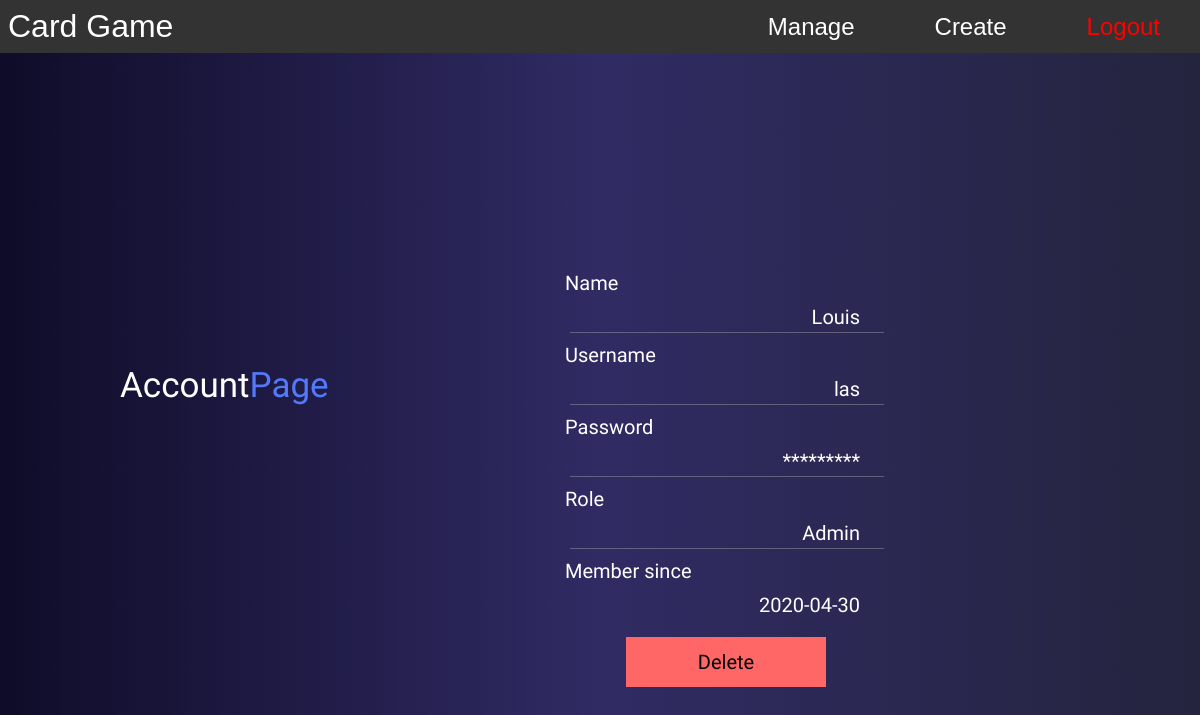
Page /account.php (signed in) on the committed database.
### tables this page shows
CREATE TABLE IF NOT EXISTS `users` (
  `id` int(10) UNSIGNED NOT NULL AUTO_INCREMENT,
  `username` varchar(20) NOT NULL,
  `password` varchar(64) NOT NULL,
  `salt` varchar(32) NOT NULL,
  `name` varchar(40) NOT NULL,
  `joined` datetime NOT NULL DEFAULT current_timestamp(),
  `gid` int(11) NOT NULL DEFAULT 1,
  `date` date NOT NULL DEFAULT current_timestamp(),
  `userScore` int(20) DEFAULT NULL,
  PRIMARY KEY (`id`)
);

### Classes/Config.php (called while the page is built)
<?php
Class Config {
    public static function get($path = null) {
        if($path) {
            $config = $GLOBALS['config'];
            $string = explode('/', $path);
            foreach($string as $bit) {
                if(isset($config[$bit])) {
                    $config = $config[$bit];
                }
            }
            return $config;
        }
    }
}

### Classes/DB.php (called while the page is built, shortened)
<?php
class DB
{
    private static $_instance = null;
    private
    $_pdo,
    $_query,
    $_error = false,
    $_results,
    $_count = 0;
    private function __construct() {
        try {
            $this->_pdo = new PDO('mysql:host=' . Config::get('mysql/host') . ';dbname=' . Config::get('mysql/name'),
                Config::get('mysql/username'),
                Config::get('mysql/password')
            );
        } catch(PDOException $e) {
            die($e->getMessage());
        }
    }
    public static function getInstance() {
        if(DB::$_instance == null) {
            DB::$_instance = new DB();
            return DB::$_instance;
        }
        return DB::$_instance;
    }
    public function query($sql, $params = array()) {
        if($this->_query = $this->_pdo->prepare($sql)) {
            if(count($params)) {
                $x = 1;
                foreach ($params as $param) {
                    $this->_query->bindValue($x, $param);
                    $x++;
                }
            }
            if($this->_query->execute()) {
                $this->_results = $this->_query->fetchAll(PDO::FETCH_OBJ);
                $this->_count = $this->_query->rowCount();
            } else {
                $this->_error = true;
            }
        }
        return $this;
    }
    private function action($action, $table, $conditions = array()) {
        if(count($conditions) == 3) {
            $operators = array('=', '<', '>', '<=', '>=', '!=');
            $field1 = $conditions[0];
            $operator = $conditions[1];
            $field2 = $conditions[2];
            if(in_array($operator, $operators)) {
                $sql = "{$action} FROM {$table} WHERE {$field1} {$operator} ?";
                $this->query($sql, array($field2));
            } else {
                $this->_error = true;
            }
        } else {
            $this->_error = true;
        }
        return $this;
    }
    public function get($table, $conditions = array()) {
        return $this->action('SELECT *', $table, $conditions);
    }
    public function getResults() {
        return $this->_results;
    }
    public function getFirst() {
        return $this->getResults()[0];
    }
    public function getCount() {
        return $this->_count;
    }
}

### Classes/User.php (called while the page is built, shortened)
<?php
class User
{
    private $_db,
    $_data,
    $_session_name,
    $_cookie_name;
    public function __construct($user = null) {
        $this->_db = DB::getInstance();
        $this->_session_name = Config::get('session/session_name');
        if(!$user) {
            if(Session::exists($this->_session_name)) {
                if($this->find(Session::get($this->_session_name))) {
                    $this->isLoggedIn = true;
                } else {
                }
            }
        } else {
            $this->find($user);
        }
    }
    private function find($user = null) {
    if($user) {
        $field = is_numeric($user) ? 'id' : 'username';
    }
    $data = $this->_db->get('users', array($field, '=', $user));
    if($data->getCount() == 1) {
        $this->_data = $data->getFirst();
        return true;
    }
    return false;
}
    public function data() {
        return $this->_data;
    }
    public function hasPermission($perm) {
        $group = $this->_db->get("groups", array("id", "=", $this->data()->gid));
        $permission = json_decode($group->getFirst()->permissions, true);
        if($permission[$perm] == 1) {
            return true;
        }
        return false;
    }
    public function getPermission() {
        if($this->hasPermission("admin")) {
            return "Administrateur";
        }
    }
}

### Classes/Session.php (called while the page is built, shortened)
<?php
class Session
{
    public static function get($name) {
        return $_SESSION[$name];
    }
    public static function exists($name) {
        return isset($_SESSION[$name]) ? true : false;
    }
}

### account.php (the view, shortened to what this page needs)
<?php
include_once "Core/init.php";
if(!Session::exists('session/session_name')) {
    $user = new  User();
}
?>
<!DOCTYPE html>
<html>
<head>
    <link href="style2.css" rel="stylesheet">
    <link href="style.css" rel="stylesheet">
    <nav class="navbar">
        <div class="main"><a href="index">Card Game</a></div>
        <div class="links">
            <ul>
                <?php
                $userPerm = $user->getPermission();
                if($userPerm=='Administrateur' || $userPerm=='Rédacteur'){
                    echo "<li><a href=\"settings\">Manage</a></li>";
                }
                ?>
                <li><a href="manage">Create</a></li>
                <li><a id="logoutH" href="logout">Logout</a></li>
            </ul>
        </div>
    </nav>
</head>
<body id="">
    <?php
    $name = $user->data()->name;
    $username = $user->data()->username;
    if($userPerm=='Utilisateur'){
        $role = 'User';
    }else if($userPerm=='Rédacteur'){
        $role = 'Creator';
    }else if($userPerm=='Administrateur'){
        $role = 'Admin';
    }
    $date = $user->data()->date;
    $valueAction  = 0;
    ?>
    <div class="header2">
        <div><?php if($valueAction=='0'){echo "Account";}else{echo "Update";}?><span>Page</span></div>
    </div>
    <br>
    <div class="login">
        <?php
        if($valueAction == '0'){
            echo "<div class=\"changePage\">
            <div class=\"boxAcc\" onclick=\"location.href='account?action=name';\">Name<div class=\"infoAcc\">$name</div></div>
            <span></span>
            <div class=\"boxAcc\" onclick=\"location.href='account?action=username';\">Username<div class=\"infoAcc\">$username</div></div>
            <span></span>
            <div class=\"boxAcc\" onclick=\"location.href='account?action=password';\">Password<div class=\"infoAcc\">*********</div></div>
            <span></span>
            <div class=\"boxAcc\" onclick=\"location.href='account?action=role';\">Role<div class=\"infoAcc\">$role</div></div>
            <span></span>
            <div class=\"boxAcc\">Member since<div class=\"infoAcc\">$date</div> </div>
            <button class=\"butAcc\" type=\"button\" onclick=\"myDelete()\">Delete</button>";
            echo "</div>";
        }else if($valueAction == 'name'){
            echo "<div class=\"updateAcc\">Edit your name
            <form method=\"post\" action=\"account\">
            <input type=\"text\" name=\"changeName\" placeholder=\"Name\" value=\"$name\" required minlength=\"4\" maxlength=\"40\"><br>
            <input type=\"submit\" value=\"Update\">
            </form>
            </div>";
        }else if($valueAction == 'username'){
            echo "<div class=\"updateAcc\">Edit your username
            <form method=\"post\" action=\"\">
            <input type=\"text\" name=\"changeUsername\" placeholder=\"Username\" value=\"$username\" required minlength=\"2\" maxlength=\"20\"><br>
            <input type=\"submit\" value=\"Update\">
            </form>
            </div>";
        }else if($valueAction == 'password'){
            echo "<div class=\"updateAcc\">Edit your password
            <form method=\"POST\">
            <input type=\"password\" placeholder=\"Previous password\" name=\"oldPass\"><br>
            <input type=\"password\" placeholder=\"New password\" value=\"\" name=\"password\"><br>
            <input type=\"password\" placeholder=\"New password confirmation\" value=\"\"  name=\"passwordConf\"><br>
            <input type=\"hidden\" name=\"CSRFToken\" value=\"";
            escape(Token::generate());
            echo "\">
            <input class=\"button\" type=\"submit\" value=\"Update\">
            </form>
            </div>";
        }else if($valueAction == 'role'){
            $ka = '';
            $kr = '';
            $ku = '';
            if($role=='Admin'){
                $ka = "takeUserRole";
            }else if($role=='Creator'){
                $kr = "takeUserRole";
            }else if($role=='User'){
                $ku = "takeUserRole";
            }
            echo "<div class=\"updateAcc2\">Edit your role
            <div class=\"boxRole userRole\">
            <form method=\"post\" action=\"account\">
            <input class=\"$ku\" type=\"submit\" name=\"roleU\" value=\"User\"></form></div>
            <div class=\"boxRole creatRole\">
            <form method=\"post\" action=\"account\">
            <input class=\"$kr\" type=\"submit\" name=\"roleC\" value=\"Creator\"></form></div>
            <div class=\"boxRole adminRole\">
            <form method=\"post\" action=\"\">
            <input class=\"$ka\" type=\"submit\" name=\"roleA\" value=\"Admin\"></form></div>
            <div class=\"boxRole infRole ir1\"><ul>
            <li>Create/Manage Cards</li>
            </ul></div>
            <div class=\"boxRole infRole ir2\"><ul>
            <li>Create/Manage Cards</li>
            <li>Create/Manage Categories</li>
            <li>Manage Users</li>
            <li></li>
            </ul></div>
            </div>";
        }else if($valueAction == 'delete'){
        }else{
            echo "ERROR";
        }
        ?>
    </div>
</body>
</html>

### style2.css (style rules this page uses)
body { margin: 0; padding: 0; font-family: Arial; font-size: 12px; overflow-x: hidden; }
.header2 { position: absolute; top: calc(50% - 35px); left: 10%; z-index: 2; }
.header2 div { float: left; color: #fff; font-family: 'Exo', sans-serif; font-size: 35px; font-weight: 200; }
.header2 div span { color: #5379fa; }
.login { position: absolute; top: calc(50% - 50px); left: calc(50% - 50px); height: 150px; width: 350px; padding: 10px; z-index: 2; }

### style.css (style rules this page uses)
* { box-sizing: border-box; }
body { animation: fadeInAnimation ease 1s; animation-iteration-count: 1; animation-fill-mode: forwards; padding: 0; margin: 0; background: linear-gradient(to right, #0f0c29, #302b63, #24243e); }
.navbar { display: flex; justify-content: space-between; align-items: center; background-color: #333; color: white; }
.main { font-size: 2rem; margin: .5rem; }
.main a { text-decoration: none; color: white; }
.links ul { margin: 0; padding: 0; display: flex; }
.links li { list-style: none; }
.links li a { text-decoration: none; font-size: 1.5rem; color: white; padding: 10px 40px; transition: background-color 1s; }
#logoutH { color: red; }
.changePage { font-family: 'Exo', sans-serif; font-size: 20px; margin-top: -30%; color: #fff; }
.changePage div { display: block; margin-left: 5px; margin-top: 10px; transition: background 0.5s; }
.changePage span { display: block; width: 95%; height: 1px; background: #b3b3b3; opacity: 0.4; margin-top: 3px; margin-left: 10px;; }
.butAcc { margin-top: 20px; margin-left: 20%; width: 200px; height: 50px; background: #ff6666; transition: background 0.5s; border: 0px; font-family: 'Exo', sans-serif; font-size: 20px; }
.infoAcc { position: relative; text-align: right; margin-right: 30px; }

### rows in the picture
users: name "Louis", username "las", date "2020-04-30"

### other values in the picture
$role "Admin"
